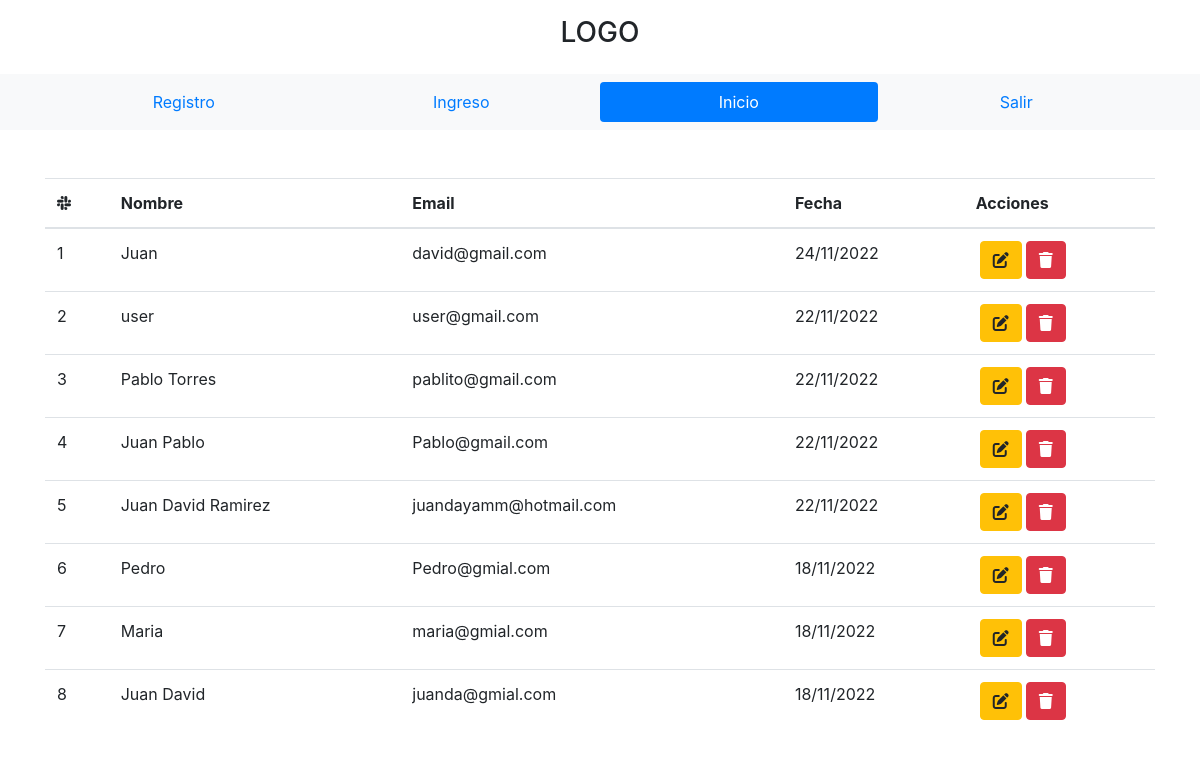
/03.PDO.MYSQL/index.php?ruta=inicio (signed in), run on the app's committed database.
### tables this page shows
CREATE TABLE `registros` (
  `id` int(11) NOT NULL,
  `nombre` text NOT NULL,
  `email` text NOT NULL,
  `password` varchar(15) NOT NULL,
  `fecha` timestamp NOT NULL DEFAULT current_timestamp() ON UPDATE current_timestamp()
);

### 03.PDO.MYSQL/Controladores/controlador.php (called while the page is built)
<?php
class ControladorPlantilla {
    public function crtTraerPlantilla () {
        include "vistas/plantilas.php";
    }
}

### 03.PDO.MYSQL/index.php (called while the page is built)
<?php
require_once "Controladores/controlador.php";
require_once "Controladores/formulario-controlador.php";
require_once "modelos/formularios.modelos.php";
$plantilla = new ControladorPlantilla ();
$plantilla -> crtTraerPlantilla ();

### 03.PDO.MYSQL/Controladores/formulario-controlador.php (called while the page is built, shortened)
<?php
class ControladorFormularios {
static public function ctrSleccionarRegistros ($item, $valor){
    $tabla= "registros";
    $respuesta = ModeloFormularios::mdlSlecionarRegistros($tabla, $item, $valor);
    return $respuesta;
}
}

### 03.PDO.MYSQL/modelos/conexion.php (called while the page is built)
<?php
class Conexion {
    static public function conectar () {
        $link = new PDO("mysql:host=localhost; dbname=curso_php",
                        "root",
                        "");
        $link->exec("set names utf8");
        return $link;
    }
}

### 03.PDO.MYSQL/modelos/formularios.modelos.php (called while the page is built, shortened)
<?php
require_once "conexion.php";
class Modeloformularios {
static public function mdlSlecionarRegistros($tabla, $item, $valor) {
    if ($item == null && $valor == null) {
    $stmt = Conexion::conectar()->prepare ("SELECT *, DATE_FORMAT(fecha, '%d/%m/%Y') AS fecha FROM $tabla ORDER BY id DESC");
    $stmt->execute();
    return$stmt -> fetchAll();
} else {
    $stmt = Conexion::conectar()->prepare ("SELECT *, DATE_FORMAT(fecha, '%d/%m/%Y') AS fecha FROM
    $tabla WHERE $item = :$item ORDER BY id DESC");
    $stmt->bindParam(":".$item, $valor, PDO::PARAM_STR);
    $stmt->execute();
    return $stmt -> fetch();
}
}
}

### 03.PDO.MYSQL/vistas/paginas/inicio.php (the view, shortened to what this page needs)
<?php
$usurios = ControladorFormularios::ctrSleccionarRegistros(null, null);
?>
<table class="table">
    <thead>
      <tr>
        <th><i class="fa-brands fa-slack"></i></th>
        <th>Nombre</th>
        <th>Email</th>
        <th>Fecha</th>
        <th>Acciones</th>
      </tr>
    </thead>
      <tbody>
      <?php foreach ($usurios as $key => $value): ?>
        <tr>
          <td><?php echo ($key + 1); ?></td>
          <td><?php echo $value ["nombre"] ?></td>
          <td><?php echo $value ["email"] ?></td>
          <td><?php echo $value ["fecha"] ?></td>
          <td>
            <div class="btn-group">
              <div class= "px-1">
              <a href = "index.php?ruta=editar&id=<?php echo $value["id"];?>" class= " btn btn-warning"><i class="fa-solid fa-pen-to-square"></i></a>
              </div>
              <form method="post">
              <button class="btn btn-danger"><i class="fa-solid fa-trash"></i></button>
              </form>
            </div>
          </td>
        </tr>
      <?php endforeach ?>
      </tbody>
</table>

### 03.PDO.MYSQL/vistas/plantilas.php (shortened to what this page needs)
<!DOCTYPE html>
<html lang="en">
<head>
<link rel="stylesheet" href="https://cdn.jsdelivr.net/npm/bootstrap@4.6.1/dist/css/bootstrap.min.css">
</head>
<body>
    <div class= "container-fluid">
        <h3 class="text-center py-3">LOGO</h3>
    </div>
   <div class="container-fluid bg-light">
        <div class="container">
            <ul class="nav nav-justified py-2 nav-pills">
                <?php if (isset($_GET["ruta"])):?>
                    <?php if($_GET["ruta"] == "registro"): ?>
                        <li class="nav-item">
                            <a href="index.php?ruta=registro" class="nav-link active">Registro</a>
                        </li>
                    <?php else: ?>
                        <li class="nav-item">
                            <a href="index.php?ruta=registro" class="nav-link">Registro</a>
                        </li>
                    <?php endif ?>
                <?php endif ?>
                <?php if (isset($_GET["ruta"])):?>
                    <?php if($_GET["ruta"] == "ingreso"): ?>
                        <li class="nav-item">
                            <a href="index.php?ruta=ingreso" class="nav-link active">Ingreso</a>
                        </li>
                    <?php else: ?>
                        <li class="nav-item">
                            <a href="index.php?ruta=ingreso" class="nav-link">Ingreso</a>
                        </li>
                    <?php endif ?>
                <?php endif ?>
                <?php if (isset($_GET["ruta"])):?>
                    <?php if($_GET["ruta"] == "inicio"): ?>
                        <li class="nav-item">
                            <a href="index.php?ruta=inicio" class="nav-link active">Inicio</a>
                        </li>
                    <?php else: ?>
                        <li class="nav-item">
                            <a href="index.php?ruta=inicio" class="nav-link">Inicio</a>
                        </li>
                    <?php endif ?>
                <?php endif ?>
                <?php if (isset($_GET["ruta"])):?>
                    <?php if($_GET["ruta"] == "salir"): ?>
                        <li class="nav-item">
                            <a href="index.php?ruta=salir" class="nav-link active">SAlir</a>
                        </li>
                    <?php else: ?>
                        <li class="nav-item">
                            <a href="index.php?ruta=salir" class="nav-link">Salir</a>
                        </li>
                    <?php endif ?>
                <?php endif ?>
            </ul>
        </div>
    </div>
    <div class="container-fluid">
        <div class="container py-5">
            <?php
            if (isset($_GET["ruta"])) {
                if($_GET["ruta"] == "registro"||
                $_GET["ruta"] == "ingreso"||
                $_GET["ruta"] == "inicio"||
                $_GET["ruta"] == "editar"||
                $_GET["ruta"] == "salir"){
                    include "paginas/".$_GET["ruta"]. ".php";
                }else {
                    include "paginas/error404.php";
                }
            }
            else {
                include "paginas/registro.php";
            }
            ?>
        </div>
    </div>
</body>
</html>

### data on the page
registros: nombre "Juan", email "david@gmail.com", fecha "24/11/2022"
registros: nombre "user", email "user@gmail.com", fecha "22/11/2022"
registros: nombre "Pablo Torres", email "pablito@gmail.com", fecha "22/11/2022"
registros: nombre "Juan Pablo", email "Pablo@gmail.com", fecha "22/11/2022"
registros: nombre "Juan David Ramirez", email "juandayamm@hotmail.com", fecha "22/11/2022"
registros: nombre "Pedro", email "Pedro@gmial.com", fecha "18/11/2022"
registros: nombre "Maria", email "maria@gmial.com", fecha "18/11/2022"
registros: nombre "Juan David", email "juanda@gmial.com", fecha "18/11/2022"
